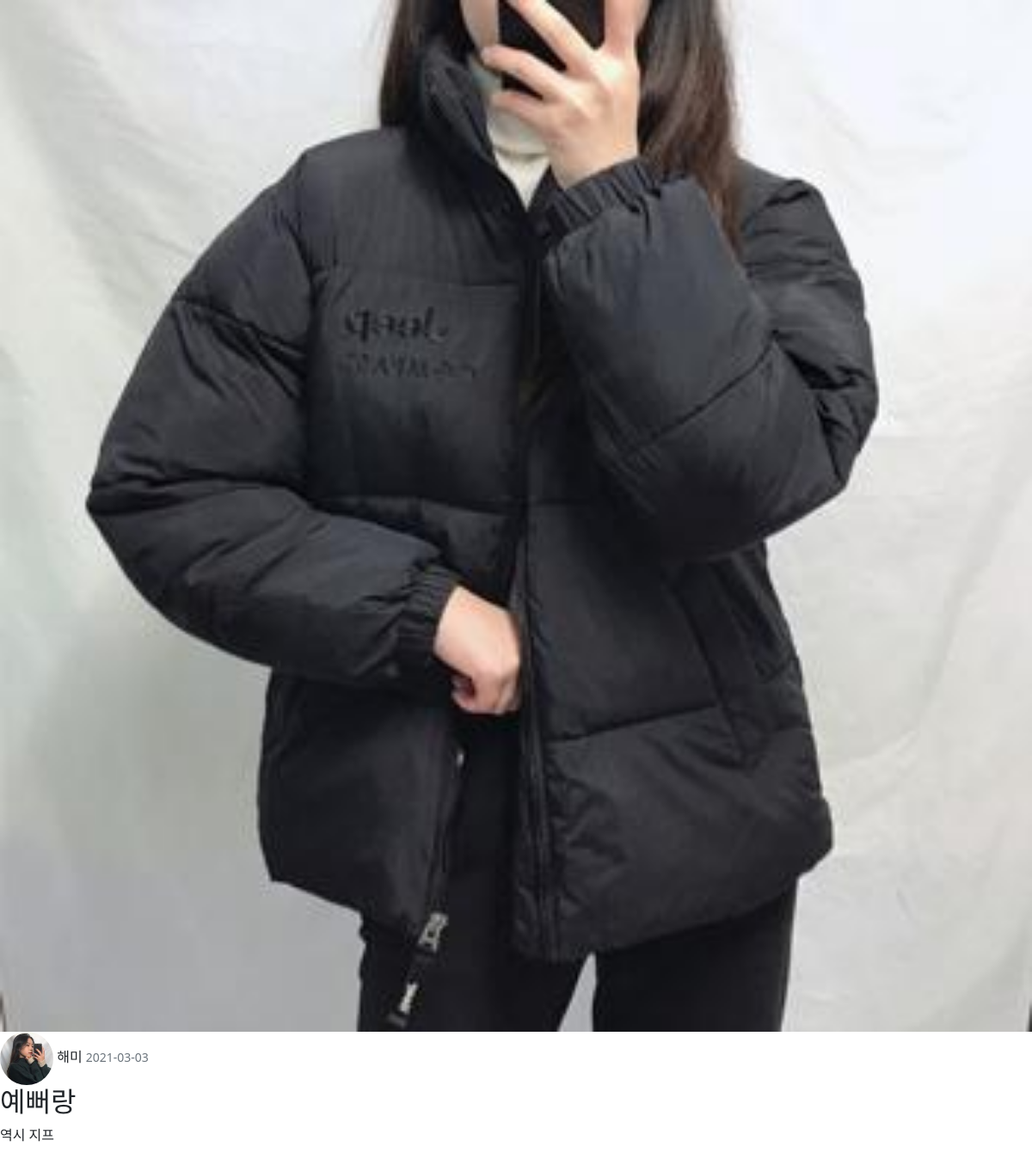
The page /post/43 on the database its author committed.
### kozha/models.py (models this page shows, shortened)
class Post(db.Model):
    id = db.Column(db.Integer, primary_key=True)
    title = db.Column(db.String(100), nullable=False)
    date_posted = db.Column(db.DateTime, nullable=False, default=datetime.utcnow())
    content = db.Column(db.Text, nullable=False)
    style = db.Column(db.String(30), nullable=False, default='베이직')
    tags = db.relationship('Hashtag', secondary=tags, backref=db.backref('tagging', lazy='dynamic'))
    content_img = db.Column(db.String(20), nullable=False, default='dummy_post.jpg')
    user_id = db.Column(db.Integer, db.ForeignKey('user.id'), nullable=False)

class User(db.Model, UserMixin):
    id = db.Column(db.Integer, primary_key=True)
    username = db.Column(db.String(20), unique=True, nullable=False)
    email = db.Column(db.String(120), unique=True, nullable=False)
    image_file = db.Column(db.String(20), nullable = False, default='dummy.jpg')
    password = db.Column(db.String(60), nullable=False)
    style = db.Column(db.String(30), nullable=False, default='베이직')
    posts = db.relationship('Post', backref='author', lazy=True)
    profile = db.Column(db.Text(), default='User Profile')

### kozha/routes.py (the view)
@app.route("/post/<int:post_id>")
def post(post_id):
    post = Post.query.get_or_404(post_id) # 존재하지않으면 404에러 반환
    return render_template('post.html',title='post.title', post=post)

### kozha/templates/post.html (shortened to what this page needs)
<!DOCTYPE html>
<html lang="en">
<head>
    <link href="https://cdn.jsdelivr.net/npm/bootstrap@5.0.0-beta1/dist/css/bootstrap.min.css" rel="stylesheet"
>
    <link rel="stylesheet" href="{{ url_for('static',filename='css/login_upload.css') }}" />
</head>
<body>
    <article class="media content-section">
        <div class="media-body">
            <div class="article-metadata">
                <img class="box-image" src="{{ url_for('static', filename='update_pics/'+ post.content_img) }}">
                <img class="" src="{{ url_for('static', filename='profile_pics/'+ post.author.image_file) }}">
                <a class="mr-2" href="#">{{ post.author.username }}</a>
                <small class="text-muted">{{ post.date_posted.strftime('%Y-%m-%d') }}</small>
            </div>
            <h2 class="">{{ post.title }}</a></h2>
            <p class="article-content">{{ post.content }}</p>
        </div>
    </article>
</body>
</html>

### kozha/static/css/login_upload.css (style rules this page uses)
body { position: relative; margin: 0; height: 100%; }
a { text-decoration: none; color: inherit; }
.box-image { width: 100%; }

### rows shown on the page
Post: content_img (picture), date_posted "2021-03-03", title "예뻐랑", content "역시 지프"
User: image_file (picture), author.username "해미"
